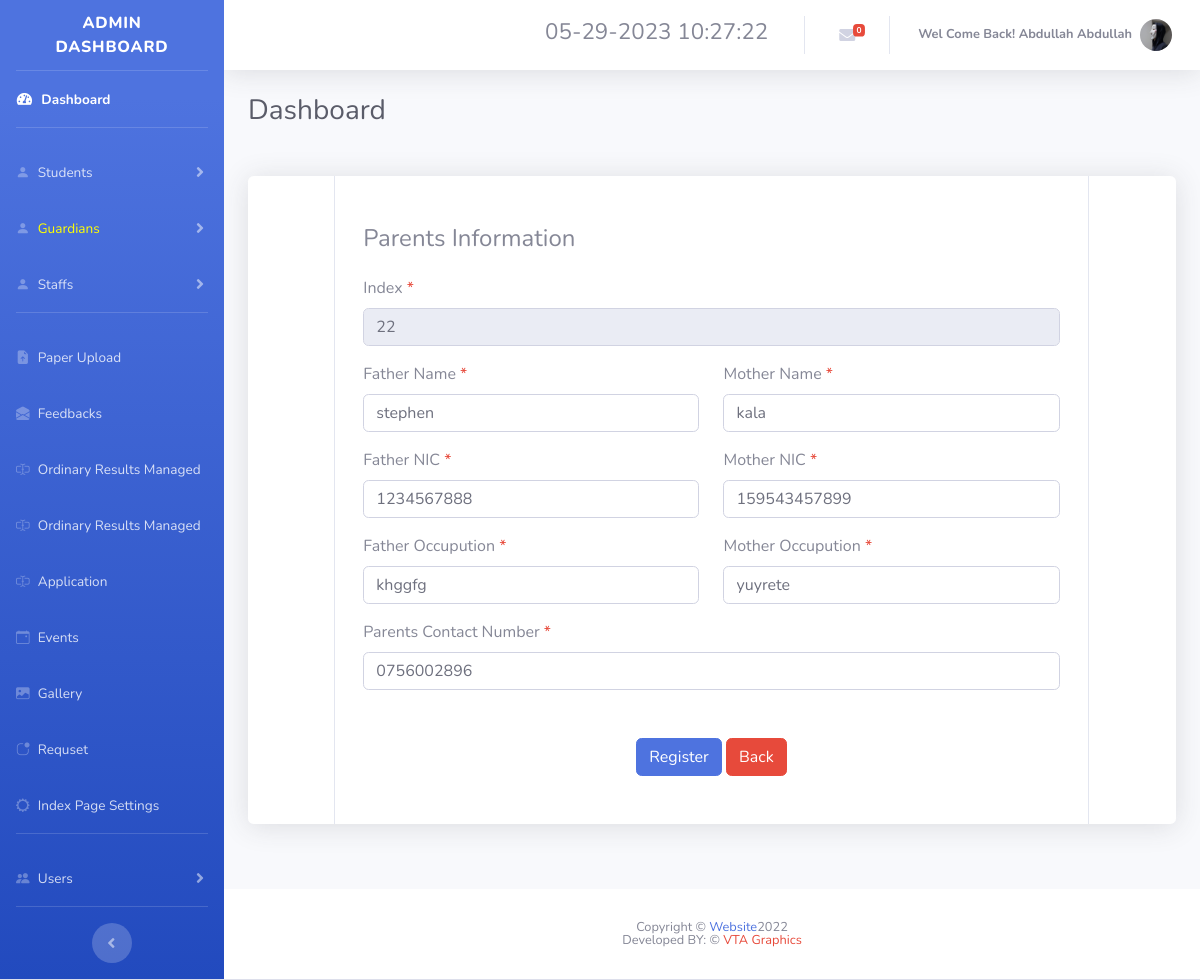
Screenshot of /hilurians2/guardians_edit.php?uid=24 (signed in) with the database file from the repository.
### tables this page shows
CREATE TABLE `user` (
  `ID` int(11) NOT NULL,
  `First_Name` varchar(20) NOT NULL,
  `Last_Name` varchar(20) NOT NULL,
  `dob` date NOT NULL,
  `Gender` varchar(6) NOT NULL,
  `email` varchar(35) NOT NULL,
  `phone` varchar(10) NOT NULL,
  `username` varchar(15) NOT NULL,
  `password` text NOT NULL,
  `usertype` varchar(30) NOT NULL,
  `created_time` datetime NOT NULL DEFAULT current_timestamp(),
  `index_or_staff` varchar(5) NOT NULL,
  `NIC` varchar(12) NOT NULL,
  `image` text NOT NULL,
  `u_status` int(1) NOT NULL
);

CREATE TABLE `guardians` (
  `id` int(8) NOT NULL,
  `index_no` int(8) NOT NULL,
  `father_name` varchar(30) NOT NULL,
  `father_nic` varchar(12) NOT NULL,
  `father_occu` varchar(25) NOT NULL,
  `mother_name` varchar(30) NOT NULL,
  `mother_nic` varchar(12) NOT NULL,
  `mother_occu` varchar(25) NOT NULL,
  `parents_con_no` varchar(10) NOT NULL
);

### hilurians2/guardians_edit.php (the view, shortened to what this page needs)
<?php
    include "connection.php";
    $id=$_GET['uid'];
    $sql1="select * from guardians where id='$id'";
    $resa= mysqli_query($con,$sql1);
    $row=mysqli_fetch_assoc($resa);
        $index=$row['index_no'];
        $faname=$row['father_name'];
        $laname=$row['father_nic'];
        $dob=$row['father_occu'];
        $address=$row['mother_name'];
        $bcn=$row['mother_nic'];
        $emg=$row['mother_occu'];
        $doj=$row['parents_con_no'];
?>
<!DOCTYPE html>
<html lang="en">
<head>
    <link href="vendor/fontawesome-free/css/all.min.css" rel="stylesheet" type="text/css">
    <link href="css/sb-admin-2.min.css" rel="stylesheet">
    <link rel="stylesheet" href="https://cdn.jsdelivr.net/npm/bootstrap-icons@1.10.2/font/bootstrap-icons.css">
    <link rel="stylesheet" href="https://cdnjs.cloudflare.com/ajax/libs/normalize/5.0.0/normalize.min.css">
    <link rel="stylesheet" href="css/stylesearch.css">
</head>
<body id="page-top">
    <link rel="stylesheet" href="https://use.fontawesome.com/releases/v5.1.0/css/all.css">
    <div id="wrapper">
        <ul class="navbar-nav bg-gradient-primary sidebar sidebar-dark accordion" id="accordionSidebar">
            <a class="sidebar-brand d-flex align-items-center justify-content-center" href="#">
                <div class="sidebar-brand-text mx-3">Admin Dashboard <sup></sup></div>
            </a>
            <hr class="sidebar-divider my-0">
            <li class="nav-item active">
                <a class="nav-link" href="admin.php">
                    <i class="fas fa-fw fa-tachometer-alt"></i>
                    <span>Dashboard</span></a>
            </li>
            <hr class="sidebar-divider">
            <li class="nav-item">
                <a class="nav-link collapsed" href="#" data-toggle="collapse" data-target="#students"
                    aria-expanded="true" aria-controls="collapseTwo">
                    <i class="bi bi-person-fill"></i>
                    <span>Students</span>
                </a>
            </li>
            <li class="nav-item">
                <a class="nav-link collapsed" href="#" data-toggle="collapse" data-target="#guardians"
                    aria-expanded="true" aria-controls="collapseTwo">
                    <i class="bi bi-person-fill"></i>
                    <span style="color:Yellow;">Guardians</span>
                </a>
            </li>
            <li class="nav-item">
                <a class="nav-link collapsed" href="#" data-toggle="collapse" data-target="#staff"
                    aria-expanded="true" aria-controls="collapseUtilities">
                    <i class="bi bi-person-fill"></i>
                    <span>Staffs</span>
                </a>
            </li>
            <hr class="sidebar-divider">
             <li class="nav-item">
                <a class="nav-link" href="pastpapers.php">
                <i class="bi bi-file-earmark-arrow-up-fill"></i>
                    <span>Paper Upload</span>
                </a>
            </li>
            <li class="nav-item">
                <a class="nav-link" href="message.php">
                <i class="bi bi-envelope-open-fill"></i>
                    <span>Feedbacks</span>
                </a>
            </li>
            <li class="nav-item">
                <a class="nav-link" href="results.php">
                <i class="bi bi-input-cursor-text"></i>
                    <span>Ordinary Results Managed</span>
                </a>
            </li>
            <li class="nav-item">
                <a class="nav-link" href="results.php">
                <i class="bi bi-input-cursor-text"></i>
                    <span>Ordinary Results Managed</span>
                </a>
            </li>
            <li class="nav-item">
                <a class="nav-link" href="application.php">
                <i class="bi bi-input-cursor-text"></i>
                    <span>Application</span>
                </a>
            </li>
            <li class="nav-item">
                <a class="nav-link" href="events.php">
                    <i class="bi bi-calendar-event"></i>
                    <span>Events</span></a>
            </li>
            <li class="nav-item">
                <a class="nav-link" href="gallery.php">
                    <i class="bi bi-image-fill"></i>
                    <span>Gallery</span></a>
            </li>
            <li class="nav-item">
                <a class="nav-link" href="request.php">
                    <i class="bi bi-app-indicator"></i>
                    <span>Requset</span></a>
            </li>
            <li class="nav-item">
                <a class="nav-link" href="index_page.php">
                    <i class="bi bi-gear-wide"></i>
                    <span>Index Page Settings</span></a>
            </li>
            <hr class="sidebar-divider d-none d-md-block">
            <li class="nav-item">
                <a class="nav-link collapsed" href="#" data-toggle="collapse" data-target="#user"
                    aria-expanded="true" aria-controls="collapseUtilities">
                    <i class="bi bi-people-fill"></i>
                    <span>Users</span>
                </a>
            </li>
            <hr class="sidebar-divider d-none d-md-block">
            <div class="text-center d-none d-md-inline">
                <button class="rounded-circle border-0" id="sidebarToggle"></button>
            </div>
        </ul>
        <div id="content-wrapper" class="d-flex flex-column">
            <div id="content">
                <nav class="navbar navbar-expand navbar-light bg-white topbar mb-4 static-top shadow">
                    <ul class="navbar-nav ml-auto">
                        <li class="nav-item dropdown no-arrow">
                            <a class="nav-link" href="#" role="button">
                                <h3><span class="mr-2 d-none d-lg-inline text-gray-600 small" id="date-time"></span></h3>
                            </a>
                        </li>
<?php
        $sql1="SELECT * FROM messages WHERE read_status=0;";
        $exe1=mysqli_query($con,$sql1);
        $count=mysqli_num_rows($exe1);
    ?>
                        <li class="nav-item dropdown no-arrow mx-1">
                            <a class="nav-link dropdown-toggle" href="#" id="messagesDropdown" role="button"
                                data-toggle="dropdown" aria-haspopup="true" aria-expanded="false">
                                <i class="fas fa-envelope fa-fw"></i>
                                <span class="badge badge-danger badge-counter"><?php echo $count ?></span>
                            </a>
                        </li>
                        <li class="nav-item dropdown no-arrow">
                            <a class="nav-link dropdown-toggle" href="#" id="userDropdown" role="button"
                                data-toggle="dropdown" aria-haspopup="true" aria-expanded="false">
                                <span class="mr-2 d-none d-lg-inline text-gray-600 small">
                                    <b>
                                    <?php
                                        $sql="SELECT * FROM user WHERE username='".$_SESSION["username"]."'";
                                        $exe=mysqli_query($con,$sql);
                                        $row=mysqli_fetch_array($exe);
                                            $fname=$row['First_Name'];
                                            $lname=$row['Last_Name'];
                                        echo "Wel Come Back!  ".$fname." ".$lname;
                                    ?>
                                    </b>
                                </span>
                                <img class="img-profile rounded-circle"
                                    src="img/<?php echo $row['image']; ?>">
                            </a>
                        </li>
                    </ul>
                </nav>
                <div class="container-fluid">
                    <div class="d-sm-flex align-items-center justify-content-between mb-4">
                        <h1 class="h3 mb-0 text-gray-800">Dashboard</h1>
                    </div>
<div class="container rounded bg-white mt-5 mb-5 shadow">
    <div class="row">
        <div class="col-md-1 border-right">
        </div>
        <div class="col-md-10 border-right">
            <div class="p-3 py-5">
                <div class="d-flex justify-content-between align-items-center mb-3">
                    <h4 class="text-right">Parents Information</h4>
                </div>
                    <div class="row mt-3">
                        <div class="col-md-12"><label class="labels">Index <span class="text-danger">*</span></label><input type="text" name="index" disabled value=<?php echo $index;?> class="form-control" placeholder="Mother Name"  value="" autocomplete="off" required="require"></div>
                    </div>
                    <div class="row mt-3">
                        <div class="col-md-6"><label class="labels">Father Name <span class="text-danger">*</span></label><input type="text" name="fname" value=<?php echo $faname;?> class="form-control" placeholder="Father Name" value="" autocomplete="off" required="require"></div>
                        <div class="col-md-6"><label class="labels">Mother Name <span class="text-danger">*</span></label><input type="text" name="mname" value=<?php echo $address;?> class="form-control" placeholder="Mother Name"  value="" autocomplete="off" required="require"></div>
                    </div>
                    <div class="row mt-3">
                        <div class="col-md-6"><label class="labels">Father NIC <span class="text-danger">*</span></label><input type="text" name="fnic" value=<?php echo $laname;?> class="form-control" placeholder="Father NIC" value="" minlength="10" maxlength="12" autocomplete="off" required="require"></div>
                        <div class="col-md-6"><label class="labels">Mother NIC <span class="text-danger">*</span></label><input type="text" name="mnic" value=<?php echo $bcn;?> class="form-control" placeholder="Mother NIC" minlength="10" maxlength="12" value="" autocomplete="off" required="require"></div>
                    </div>
                    <div class="row mt-3">
                        <div class="col-md-6"><label class="labels">Father Occupution <span class="text-danger">*</span></label><input type="text" name="foccu" value=<?php echo $dob;?> class="form-control" placeholder="Father Occupution" value="" autocomplete="off" required="require"></div>
                        <div class="col-md-6"><label class="labels">Mother Occupution <span class="text-danger">*</span></label><input type="text" name="moccu" value=<?php echo $emg;?> class="form-control" placeholder="Mother Occupution"  value="" autocomplete="off" required="require"></div>
                    </div>
                    <div class="row mt-3">
                        <div class="col-md-12"><label class="labels">Parents Contact Number <span class="text-danger">*</span></label><input type="tel" name="pcn" value=<?php echo $doj;?> onkeypress="funNumber()" class="form-control" minlength="10" maxlength="10" placeholder="Parents Contact Number" value="" autocomplete="off" required="require"></div>
                    </div>
                    <div class="mt-5 text-center"><button class="btn btn-primary profile-button" type="submit" name="update">Register</button> <a class="btn btn-danger profile-button" href="guardians_view.php" name="">Back</a></div>
            </div>
        </div>
        <div class="col-md-1">
        </div>
    </div>
</div>
</div>
</div>
                    <footer class="sticky-footer bg-white" style="bottom: 0;width: 100%;">
                        <div class="container my-auto" align="center">
                            <div class="copyright text-center my-auto">
                                <span>Copyright &copy; <span class="text-primary">Website</span>2022</span>
                                <br>
                                <span>Developed BY: &copy; <span class="text-danger">VTA Graphics</span></span>
                            </div>
                        </div>
                    </footer>
                </div>
    </div>
</body>
</html>

### hilurians2/css/stylesearch.css (style rules this page uses)
body { background: #7D26CD; }

### rows the page displays
user: First_Name "Abdullah", Last_Name "Abdullah", image (picture)
guardians: index "22", fname "stephen", mname "kala", fnic "1234567888", mnic "159543457899", foccu "khggfg", moccu "yuyrete", pcn "0756002896"

### other values shown
$count "0"
